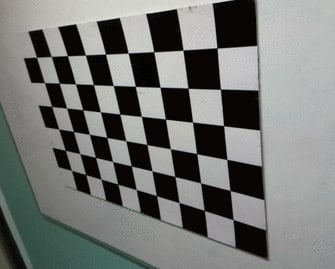
//> input picture calib/images/1.jpg, 335 x 269 px; its folder holds 3 pictures in this run
$ ./calib   (built with g++ and OpenCV 4)
//> lines starting //> are read from the running program, lines starting //| are printed output that depends on the picture; after the words box and inside, x2 and y2 are one past the last pixel; in counts of white or black regions, pixels touching at a corner belong together; pictures that were not available may be replaced by others from this repository, and a replacement may not be noted
#include <opencv2/opencv.hpp>
#include <iostream>

using namespace cv;
using namespace std;

const size_t center_window_interval = 500;
const Size windowSize(800, 600);

void recogniseStickersByThreshold(Mat &frame,Point &QRCenter)
{

    Mat mask(frame.size(),CV_8U);
    cvtColor(frame, mask, COLOR_BGR2GRAY);
    threshold(mask, mask, 180, 255, THRESH_BINARY);

    Mat mask2(frame.size(),CV_8U);
    cvtColor(frame, mask2, COLOR_BGR2GRAY);
    threshold(mask2, mask2, 75, 255, THRESH_BINARY_INV);

    vector<vector<Point>> contours;
    vector<Vec4i> hierarchy;
    findContours(mask, contours, hierarchy, RETR_EXTERNAL, CHAIN_APPROX_SIMPLE);

    size_t biggest_contour = -1;
    size_t max_area = 0;
    for(size_t i = 0; i < contours.size(); i++)
    {
        size_t cur_area = contourArea(contours[i]);
        if (cur_area > max_area)
        {
            biggest_contour = i;
            max_area = cur_area;
        }
    }
    if (biggest_contour != -1)
    {
        Rect rect = boundingRect(contours[biggest_contour]);
        rectangle(frame,rect, Scalar(0,255,255),2);
        QRCenter.x = rect.x + rect.width/2;
        QRCenter.y = rect.y + rect.height/2;
    }
}

void sendConrolSignal(const Point &QRCenter, const Size windowSize)
{

}

void Calibration()
{
    int CHECKERBOARD[2] = {6,9};
    //int criteria[3] = {TERM_CRITERIA_EPS + TERM_CRITERIA_MAX_ITER, 30, 0.001};
    // Создание вектора для хранения векторов 3D точек для каждого изображения шахматной доски
    vector<vector<Point3f>> objpoints;
    // Создание вектора для хранения векторов 2D точек для каждого изображения шахматной доски
    vector<vector<Point2f>> imgpoints;

    // Определение мировых координат для 3D точек
    vector<Point3f> objp;

    for (int i=0;i<CHECKERBOARD[1];i++)
        for (int j=0;j<CHECKERBOARD[0];j++)
            objp.push_back(Point3f(j,i,0));

    Mat frame,gray;
    vector<Point2f> corner_pts;
    bool success;

    vector<String> images;
    string path = "./images/";
    glob(path, images);

    for(int i=0; i<images.size(); i++)
    {
        frame = imread(images[i]);
//> frame is the input picture: 269 rows x 335 cols, CV_8UC3; mean B, G, R 116.1, 118.2, 116.5
        cvtColor(frame,gray,COLOR_BGR2GRAY);

        success = findChessboardCorners(gray, Size(CHECKERBOARD[0], CHECKERBOARD[1]), corner_pts, CALIB_CB_ADAPTIVE_THRESH | CALIB_CB_FAST_CHECK | CALIB_CB_NORMALIZE_IMAGE);
//> success = true; corner_pts = 54 Points (x, y), first 12: [216.9, 47.84], [220.4, 89.22], [223.5, 125.6], [226.8, 159.5], [230.2, 190.6], [233.2, 219.6], [183.1, 50.09], [188, 88.13], [192.6, 122], [196.8, 153.6], [200.7, 182.9], [204.3, 210.5]

        if(success)
        {
            TermCriteria criteria(TermCriteria::EPS | TermCriteria::COUNT, 30, 0.001);
            cornerSubPix(gray,corner_pts,Size(11,11), Size(-1,-1),criteria);
//> corner_pts = 54 Points (x, y), first 12: [217, 47.9], [220.4, 89.21], [223.6, 125.7], [226.8, 159.4], [230.1, 190.5], [233.1, 219.6], [182.9, 50.15], [188, 88.18], [192.6, 122.2], [196.6, 153.6], [200.7, 182.9], [204.2, 210.4]
            objpoints.push_back(objp);
            imgpoints.push_back(corner_pts);
//> imgpoints = 1 point lists
//> pass 3 of the loop in Calibration, `for(int i=0; i<images.size(); i++)`:
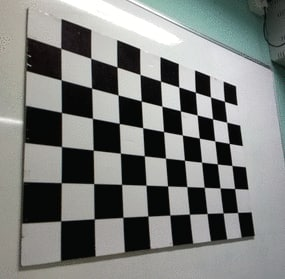
//> input picture calib/images/3.jpg, 285 x 279 px
//> in Calibration, frame is the input picture: 279 rows x 285 cols, CV_8UC3; mean B, G, R 124, 126.4, 124.2
//> in Calibration, `cvtColor(frame,gray,COLOR_BGR2GRAY);`:
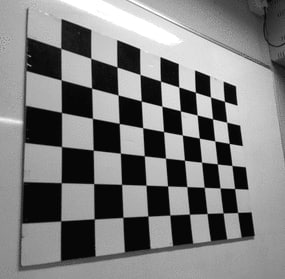
//> gray: 279 rows x 285 cols, CV_8UC1; min 0, max 255, mean 125.5
//> in Calibration, `success = findChessboardCorners(gray, Size(CHECKERBOARD[0], CHECKERBOA..`: corner_pts = 54 Points (x, y), first 12: [224.5, 101.3], [226.6, 122.2], [229.3, 143.4], [231.8, 165.4], [234.6, 188.5], [237.6, 212.4], [210.5, 97.01], [212.6, 118.8], [214.8, 141], [217.3, 163.9], [220, 188], [223.2, 212.9]
//> in Calibration, `cornerSubPix(gray,corner_pts,Size(11,11), Size(-1,-1),criteria);`: corner_pts = 54 Points (x, y), first 12: [228, 102.5], [226.7, 122.2], [232.2, 143.9], [231.9, 165.5], [234.7, 188.5], [237.6, 212.5], [210.4, 97.01], [212.5, 118.7], [214.7, 140.9], [217.3, 163.9], [220, 187.9], [223.1, 212.9]
//> imgpoints = 3 point lists
        }

    }
    Mat cameraMatrix,distCoeffs,R,T;
    calibrateCamera(objpoints, imgpoints, Size(gray.rows,gray.cols), cameraMatrix, distCoeffs, R, T);
//> cameraMatrix = [[366.3, 0, 123.3], [0, 354.5, 106.4], [0, 0, 1]]; distCoeffs = [0.213, -0.781, -0.045, -0.0623, 2.31]; R = [[0.907, 0.374, 1.38], [-0.388, 0.0688, 1.56], [-0.82, -0.24, 1.56]]; T = [[2.19, -1.36, 8.46], [5.01, -1.53, 15.84], [4.5, -0.187, 15.74]]
    cout << "Matrix: " << cameraMatrix << endl;
//| Matrix: [366.2676461237021, 0, 123.2920580493427;
//|  0, 354.4894735452893, 106.446758573723;
//|  0, 0, 1]
    cout << "distCoeffs: " << distCoeffs << endl;
//| distCoeffs: [0.2128231312426967, -0.7813406532688433, -0.04495679409980534, -0.06228805552995297, 2.314210545407455]
    cout << "Rotation vector: " << R << endl;
//| Rotation vector: [0.9072061669741474, 0.3737141255439006, 1.377143993063283;
//|  -0.3884130281634653, 0.06879244852328234, 1.558573531646429;
//|  -0.8202836127206612, -0.2402688120665556, 1.56366173274537]
    cout << "Translation vector: " << T << endl;
//| Translation vector: [2.185017972741151, -1.360262219459636, 8.457063373066806;
//|  5.012110747410844, -1.527902179039434, 15.84265200603759;
//|  4.497124778367999, -0.1870925714796094, 15.74371388039206]
    /*
    Matrix: [274.9477906020705, 0, 156.7943303180268;
             0, 265.2455166228537, 116.8951205319403;
            0, 0, 1]

    distCoeffs: [0.9448712363716593, -7.254062475783902, 0.003081024866213405, -0.01234221368372774, 16.10755230931382]

    Rotation vector: [0.8225890837119171, 0.200801657748936, 1.481233673817779;
                      -0.3563915604435743, -0.06668022224466785, 1.549252965240625]

    Translation vector: [0.7999211377912586, -2.089669561979816, 7.324210820140504;
                         3.595440533609318, -2.117629548995615, 12.96281473325609]
    */

}

int main()
{
    Calibration();
    VideoCapture cap("1.mp4"); // open the video file for reading
    if (!cap.isOpened()) return -1;
    vector<vector<Point>> vLine;
    vector<Point> x;
    for (int i=0;i<2;i++)
    {
        vLine.push_back(x);
    }

    namedWindow("MyVideo",WINDOW_AUTOSIZE); //create a window called "MyVideo"
    while(1)
    {
        Mat frame;
        bool flag =cap.read(frame);
        if (!flag) break;

        Point QRCenter;
        recogniseStickersByThreshold(frame,QRCenter);
//> in recogniseStickersByThreshold, `threshold(mask, mask, 180, 255, THRESH_BINARY);`:
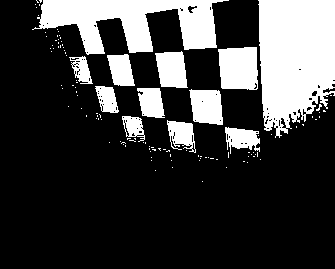
//> mask: 269 rows x 335 cols, CV_8UC1; 24.1% white; 114 white regions (102 under 20 px), largest, box (x1, y1, x2, y2) and area: (258, 0, 335, 138) 8528, (32, 0, 229, 55) 5809, (218, 47, 258, 90) 1545
//> in recogniseStickersByThreshold, `threshold(mask2, mask2, 75, 255, THRESH_BINARY_INV);`:
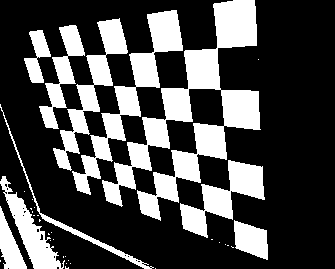
//> mask2: 269 rows x 335 cols, CV_8UC1; 28.9% white; 36 white regions (26 under 20 px)
//> in recogniseStickersByThreshold, `findContours(mask, contours, hierarchy, RETR_EXTERNAL, CHAIN_APPROX_SI..`: contours = 114 contours, 102 with area under 20; largest, box (x1, y1, x2, y2) and area: (258, 0, 335, 138) 8366, (32, 0, 229, 55) 5534, (218, 47, 258, 90) 1476, (189, 89, 223, 125) 940, (155, 51, 188, 88) 898
//> the loop in recogniseStickersByThreshold, `for(size_t i = 0; i < contours.size(); i++)` made 114 passes
//> (cur_area, max_area) on passes 49, 72, 90, 111: (537, 537), (940, 940), (1476, 1476), (8365, 8365)
//> cur_area on passes 52, 59: 529, 343
//> after the loop in recogniseStickersByThreshold, `for(size_t i = 0; i < contours.size(); i++)`: biggest_contour = 110; max_area = 8365
//> in recogniseStickersByThreshold, `Rect rect = boundingRect(contours[biggest_contour]);`: rect = Rect(258, 0, 77, 138)
//> in recogniseStickersByThreshold, `rectangle(frame,rect, Scalar(0,255,255),2);`:
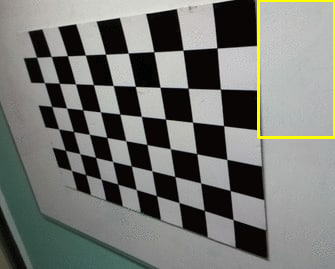
//> frame: 269 rows x 335 cols, CV_8UC3; 1.18% of pixels changed, all inside (x1, y1, x2, y2) = (257, 0, 335, 139)
//> in recogniseStickersByThreshold, `QRCenter.x = rect.x + rect.width/2;`: QRCenter = Point(296, 0)
//> in recogniseStickersByThreshold, `QRCenter.y = rect.y + rect.height/2;`: QRCenter = Point(296, 69)
//> QRCenter = Point(296, 69)
        //cout << "x: " << QRCenter.x << " y: " << QRCenter.y << endl;
        //ssendConrolSignal(QRCenter, windowSize);

        resize(frame,frame,windowSize);
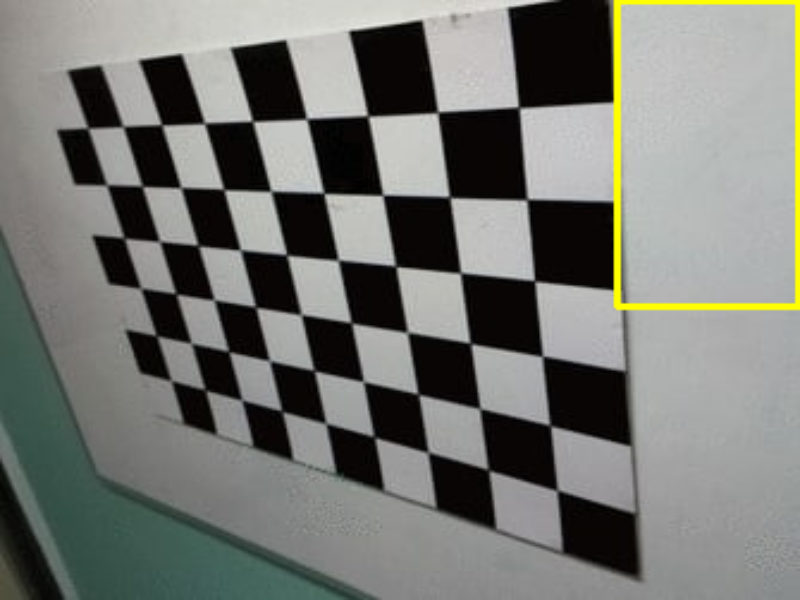
//> frame: 600 rows x 800 cols, CV_8UC3; mean B, G, R 114.2, 119.2, 117.6
        imshow("MyVideo", frame); //show the frame in "MyVideo" window
        if(waitKey(30) == 27)  break;
//> the Esc key is pressed
    }
    return 0;
}
